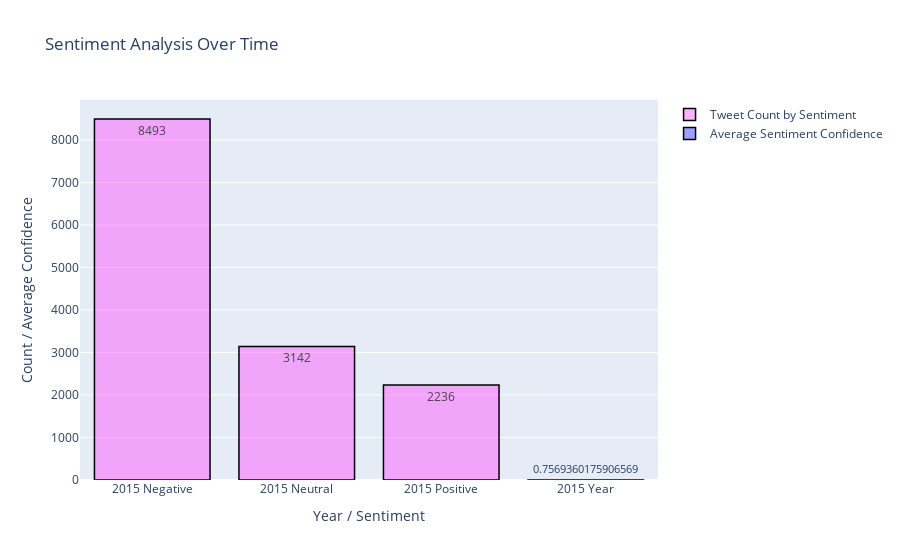

Write notebook code for a chart like this one.
### Code cell
# Create bar traces
trace1 = go.Bar(
    x=sentiment_counts['year_sentiment'],
    y=sentiment_counts['count'],
    name='Tweet Count by Sentiment',
    marker=dict(color='rgba(255, 58, 255, 0.4)', line=dict(color='rgb(0,0,0)', width=1.5)),
    text=sentiment_counts['count']
)

trace2 = go.Bar(
    x=average_confidence['year'],
    y=average_confidence['average_confidence'],
    name='Average Sentiment Confidence',
    marker=dict(color='rgba(15, 15, 250, 0.4)', line=dict(color='rgb(1,1,1)', width=1.5)),
    text=average_confidence['average_confidence']
)

# Combine traces and define layout
data4 = [trace1, trace2]
layout = go.Layout(
    barmode='group',
    title='Sentiment Analysis Over Time',
    xaxis_title='Year / Sentiment',
    yaxis_title='Count / Average Confidence'
)

# Create the figure and plot it
fig = go.Figure(data=data4, layout=layout)
iplot(fig)

### Figure 1 — Plotly figure (JSON) as saved in the notebook; plotly's stock layout.template omitted (floating-point values rounded to 4 significant figures)
{"data": [{"marker": {"color": "rgba(255, 58, 255, 0.4)", "line": {"color": "rgb(0,0,0)", "width": 1.5}}, "name": "Tweet Count by Sentiment", "text": [8493, 3142, 2236], "type": "bar", "x": ["2015 Negative", "2015 Neutral", "2015 Positive"], "y": [8493, 3142, 2236]}, {"marker": {"color": "rgba(15, 15, 250, 0.4)", "line": {"color": "rgb(1,1,1)", "width": 1.5}}, "name": "Average Sentiment Confidence", "text": [0.7569], "type": "bar", "x": ["2015 Year"], "y": [0.7569]}], "layout": {"barmode": "group", "title": {"text": "Sentiment Analysis Over Time"}, "xaxis": {"title": {"text": "Year / Sentiment"}}, "yaxis": {"title": {"text": "Count / Average Confidence"}}}}
